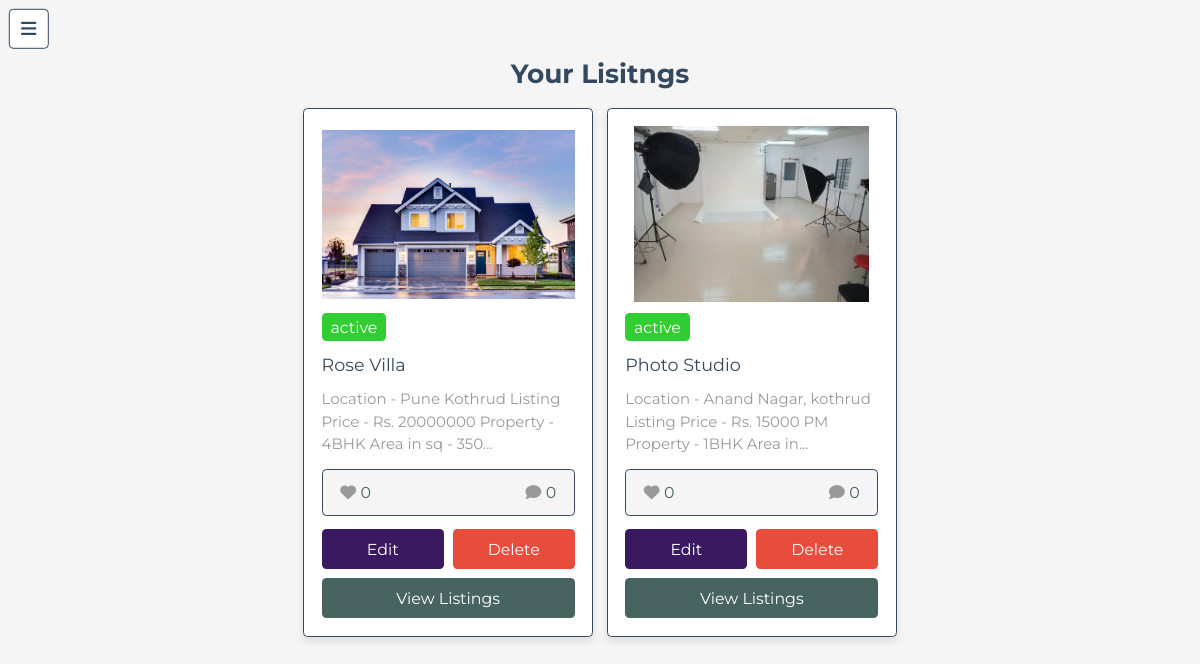
Page /admin/view_posts.php (signed in) on the committed database.
### tables this page shows
CREATE TABLE `posts` (
  `id` int(100) NOT NULL,
  `admin_id` int(100) NOT NULL,
  `name` varchar(100) NOT NULL,
  `title` varchar(100) NOT NULL,
  `content` varchar(10000) NOT NULL,
  `category` varchar(50) NOT NULL,
  `image` varchar(100) NOT NULL,
  `date` date NOT NULL DEFAULT current_timestamp(),
  `status` varchar(10) NOT NULL
);

### admin/view_posts.php (the view, shortened to what this page needs)
<?php
include '../components/connect.php';
$admin_id = $_SESSION['admin_id'];
?>
<!DOCTYPE html>
<html lang="en">
<head>
   <link rel="stylesheet" href="https://cdnjs.cloudflare.com/ajax/libs/font-awesome/6.1.1/css/all.min.css">
   <link rel="stylesheet" href="../css/admin_style.css">
</head>
<body>
<?php include '../components/admin_header.php' ?>
<section class="show-posts">
   <h1 class="heading">Your Lisitngs</h1>
   <div class="box-container">
      <?php
         $select_posts = $conn->prepare("SELECT * FROM `posts` WHERE admin_id = ?");
         $select_posts->execute([$admin_id]);
         if($select_posts->rowCount() > 0){
            while($fetch_posts = $select_posts->fetch(PDO::FETCH_ASSOC)){
               $post_id = $fetch_posts['id'];
               $count_post_comments = $conn->prepare("SELECT * FROM `comments` WHERE post_id = ?");
               $count_post_comments->execute([$post_id]);
               $total_post_comments = $count_post_comments->rowCount();
               $count_post_likes = $conn->prepare("SELECT * FROM `likes` WHERE post_id = ?");
               $count_post_likes->execute([$post_id]);
               $total_post_likes = $count_post_likes->rowCount();
      ?>
      <form method="post" class="box">
         <?php if($fetch_posts['image'] != ''){ ?>
            <img src="../uploaded_img/<?= $fetch_posts['image']; ?>" class="image" alt="">
         <?php } ?>
         <div class="status" style="background-color:<?php if($fetch_posts['status'] == 'active'){echo 'limegreen'; }else{echo 'coral';}; ?>;"><?= $fetch_posts['status']; ?></div>
            <div class="title"><?= $fetch_posts['title']; ?></div>
         <div class="posts-content"><?= $fetch_posts['content']; ?></div>
         <div class="icons">
            <div class="likes"><i class="fas fa-heart"></i><span><?= $total_post_likes; ?></span></div>
            <div class="comments"><i class="fas fa-comment"></i><span><?= $total_post_comments; ?></span></div>
         </div>
         <div class="flex-btn">
            <a href="edit_post.php?id=<?= $post_id; ?>" class="option-btn">edit</a>
            <button type="submit" name="delete" class="delete-btn" onclick="return confirm('Delete this Thread?');">delete</button>
         </div>
         <a href="read_post.php?post_id=<?= $post_id; ?>" class="btn">view listings</a>
      </form>
      <?php
            }
         }else{
            echo '<p class="empty">List Property Below <a href="add_posts.php" class="btn" style="margin-top:1.5rem;">Click here to List property</a></p>';
         }
      ?>
   </div>
</section>
</body>
</html>

### css/admin_style.css (style rules this page uses)
:root { --main-color:#486460; --red:#e74c3c; --orange:#3b1961; --black:#34495e; --white:#fff; --light-bg:#f5f5f5; --light-color:#999; --border:.2rem solid var(--black); --box-shadow:0 .5rem 1rem rgba(0,0,0,.1); }
* { font-family: 'Montserrat', sans-serif; margin:0; padding:0; box-sizing: border-box; text-decoration: none; outline: none; border:none; }
html { font-size: 62.5%; overflow-x: hidden; }
body { background-color: var(--light-bg); padding-left: 35rem; }
section { max-width: 1200px; margin:0 auto; padding:2rem; }
.btn, .delete-btn, .option-btn, .inline-btn, .inline-option-btn, .inline-delete-btn { margin-top: 1rem; border-radius: .5rem; cursor: pointer; font-size: 1.8rem; color:var(--white); padding:1.2rem 3rem; text-transform: capitalize; text-align: center; }
.btn, .delete-btn, .option-btn { display: block; width: 100%; }
.inline-btn, .btn { background-color: var(--main-color); }
.inline-delete-btn, .delete-btn { background-color: var(--red); }
.inline-option-btn, .option-btn { background-color: var(--orange); }
.flex-btn { display: flex; gap:1rem; }
.heading { text-align: center; margin-bottom: 2rem; text-transform: capitalize; color:var(--black); font-size: 3rem; }
.show-posts .box-container { display: grid; grid-template-columns: repeat(auto-fit, 33rem); gap:1.5rem; justify-content: center; align-items: flex-start; }
.show-posts .box-container .box { background-color: var(--white); border-radius: .5rem; box-shadow: var(--box-shadow); border:var(--border); padding:2rem; overflow: hidden; }
.show-posts .box-container .box .image { height: 20rem; width: 100%; object-fit: contain; margin-bottom: 1rem; }
.show-posts .box-container .box .status { font-size: 1.8rem; margin-bottom: 1rem; padding:.5rem 1rem; border-radius: .5rem; color:var(--white); display: inline-block; margin-bottom: 1rem; }
.show-posts .box-container .box .title { font-size: 2rem; color:var(--black); overflow: hidden; text-overflow: ellipsis; white-space: nowrap; padding:.5rem 0; min-width: 100%; }
.show-posts .box-container .box .posts-content { font-size: 1.7rem; color:var(--light-color); line-height: 1.5; padding:1rem 0; }
.show-posts .box-container .box .posts-content::after { content: '...'; }
.show-posts .box-container .box .icons { display: flex; align-items: center; justify-content: space-between; gap:1rem; background-color: var(--light-bg); border-radius: .5rem; padding:1.5rem 2rem; border:var(--border); margin:.5rem 0; }
.show-posts .box-container .box .icons div { font-size: 1.8rem; }
.show-posts .box-container .box .icons div span { color:var(--main-color); }
.show-posts .box-container .box .icons div i { color:var(--light-color); margin-right: .5rem; }
@media (max-width:1200px) { html { font-size: 55%; } }
@media (max-width:1200px) { body { padding-left: 0; } }

### rows in the picture
posts: image (picture), status "active", title "Rose Villa", content "Location - Pune Kothrud Listing Price - Rs. 20000000 Property - 4BHK Area in sq - 350", total_post_likes "0", total_post_comments "0"
posts: image (picture), status "active", title "Photo Studio", content "Location - Anand Nagar, kothrud Listing Price - Rs. 15000 PM Property - 1BHK Area in", total_post_likes "0", total_post_comments "0"
